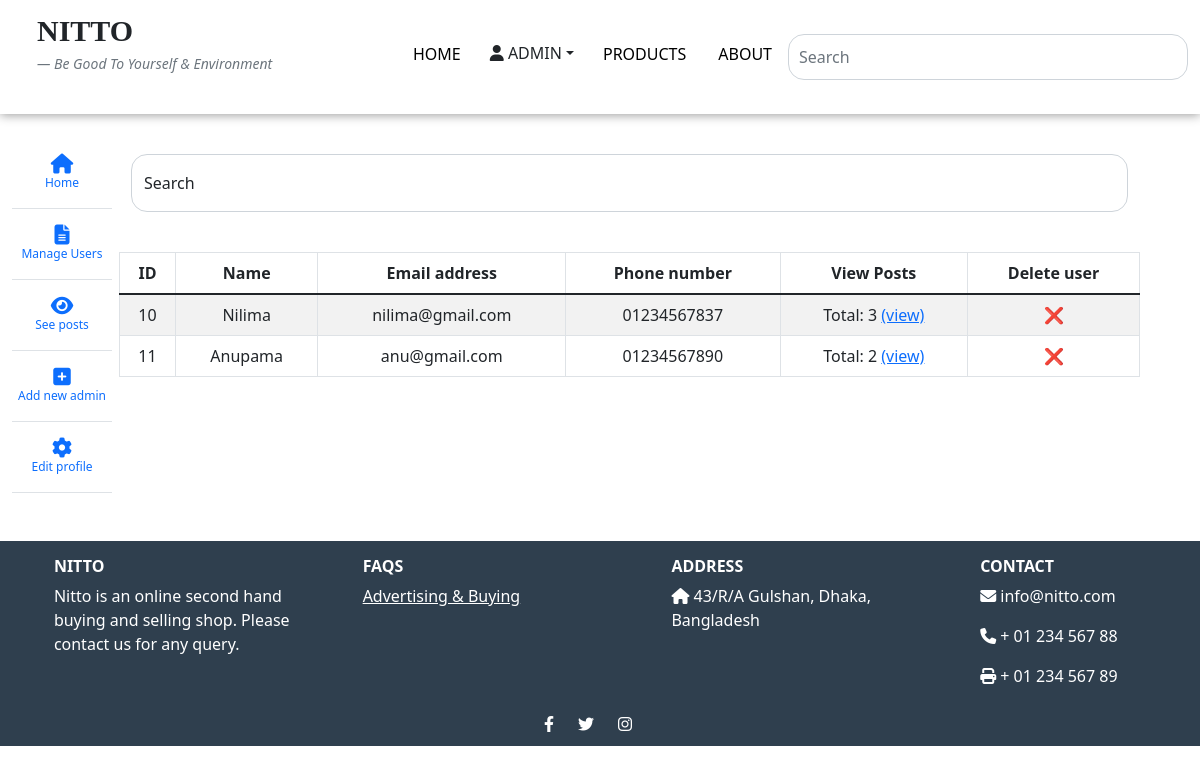
The app's page /admin_dashboard.php (signed in) with its own data.
### tables this page shows
CREATE TABLE `user_info` (
  `id` int(11) NOT NULL,
  `name` varchar(255) NOT NULL,
  `role` varchar(11) NOT NULL,
  `email_address` varchar(255) NOT NULL,
  `password` varchar(30) NOT NULL,
  `phone_number` int(11) NOT NULL,
  `totalPost` int(11) NOT NULL
);

### manage_user_table.php (the view)
<table class="table table-striped table-hover table-bordered mt-4 text-center">
<thead>
<tr>
<th>ID</th>
<th>Name</th>
<th>Email address</th>
<th>Phone number</th>
<th>View Posts</th>
<th>Delete user</th>
</tr>
</thead>
<tbody>
<?php
for ($i = 0; $i < $rowcount; ++$i) {
$row = mysqli_fetch_array($query); ?>
<tr>
          <td><?php echo $row['id']; ?></td>
          <td><?php echo $row['name'];?></td>
          <td><?php echo $row['email_address']; ?></td>
          <td>0<?php echo $row['phone_number']; ?></td>
          <td>Total: <?php echo $row['totalPost'];?>  <a href="seller_post_view_foradmin.php?user_id=<?php echo $row['id']; ?>" class="link">(view)</a></td>
       <td><a href="delete_user.php?id=<?php echo $row['id']; ?>" onclick='return checkdelete()' class="text-decoration-none" >❌</a></td>
</tr>
    <?php
}
?>
</tbody>
</table>

### records on screen
user_info: id "10", name "Nilima", email_address "nilima@gmail.com", phone_number "1234567837", totalPost "3"
user_info: id "11", name "Anupama", email_address "anu@gmail.com", phone_number "1234567890", totalPost "2"

### other values on screen
$_SESSION['username'] "ADMIN"
